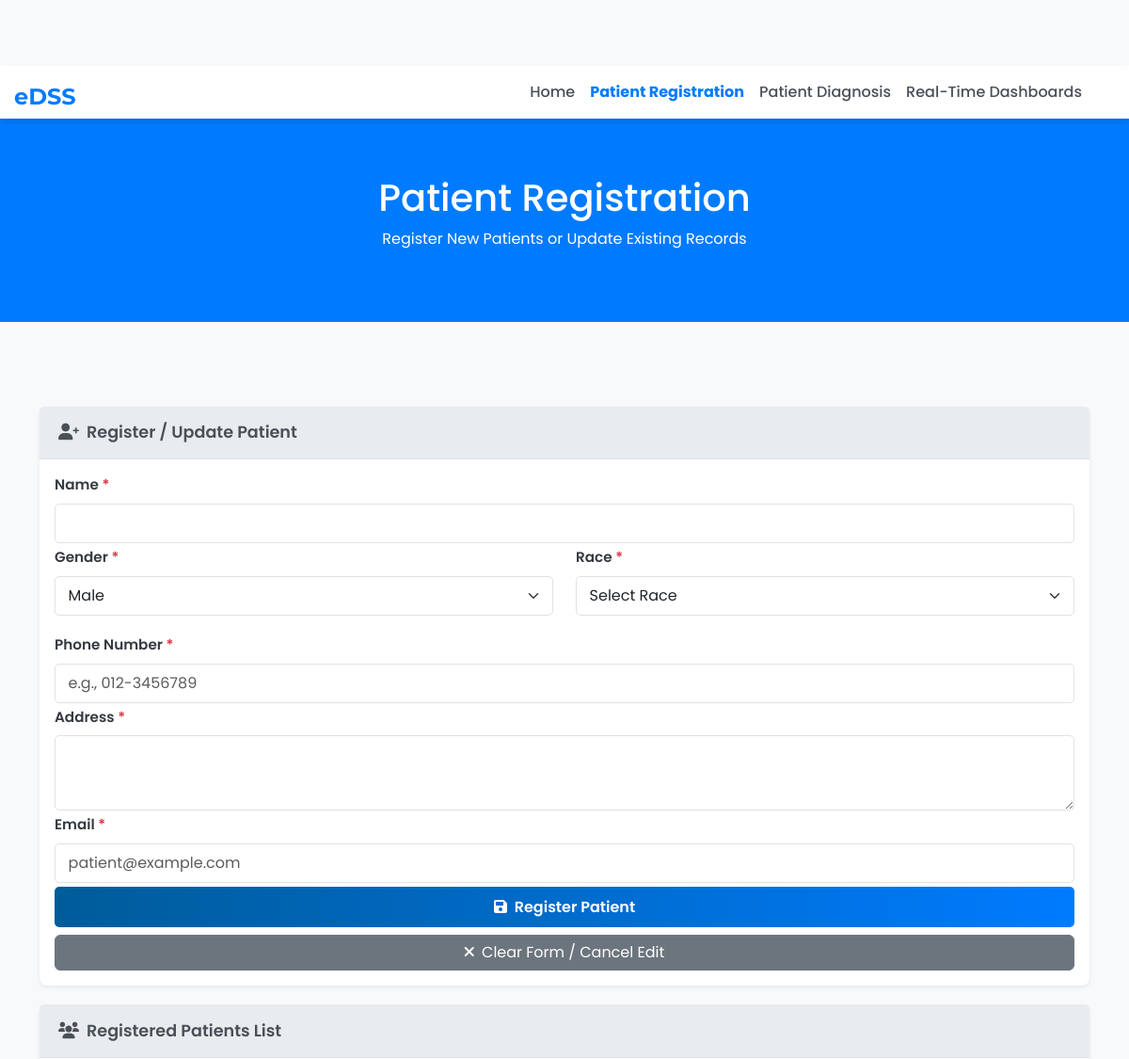
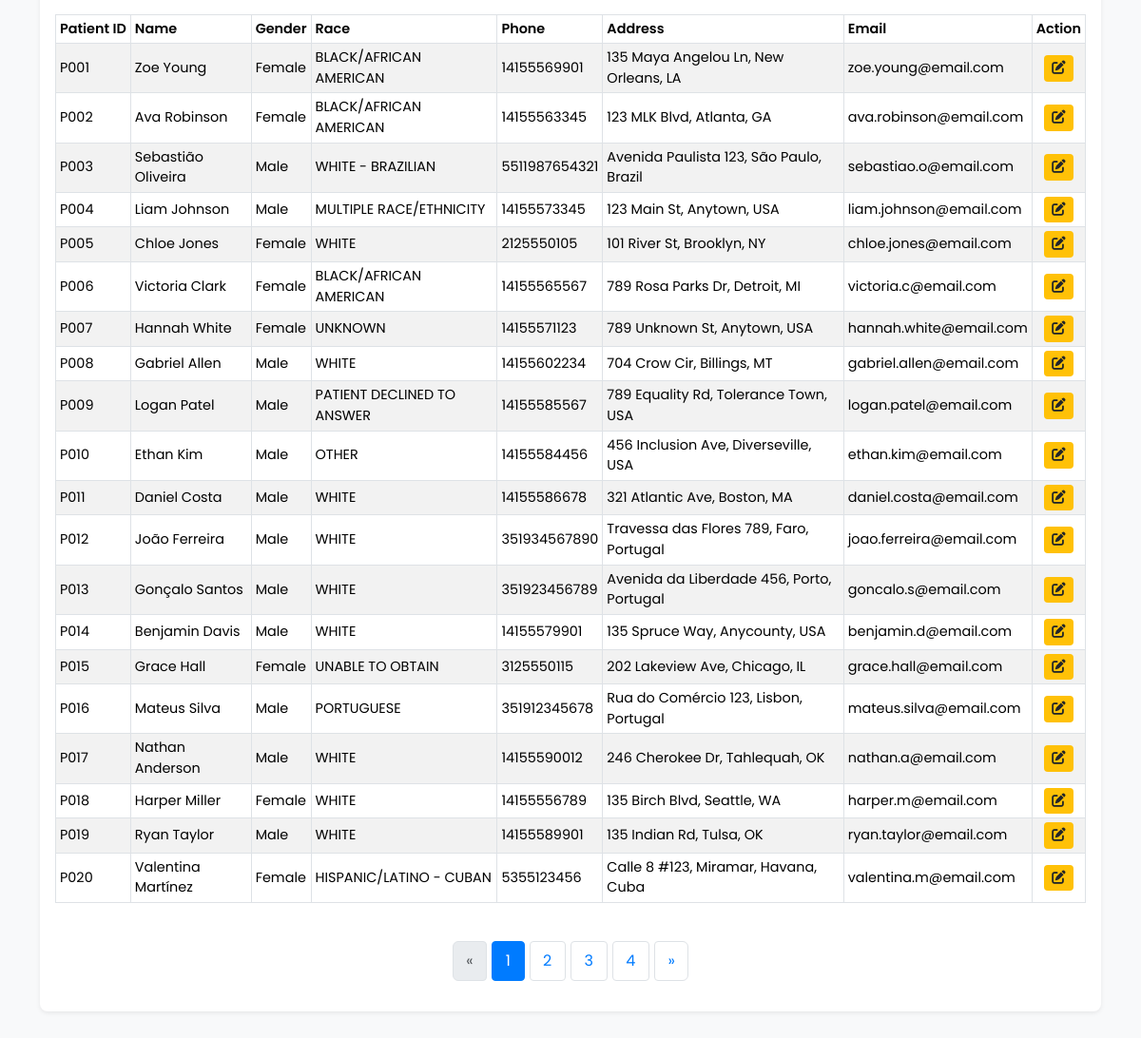
Screenshot of /patientmanagement/doctor/register_patient.php with the database file from the repository (2 pictures, top to bottom).
### tables this page shows
CREATE TABLE `patients` (
  `PatientID` varchar(12) NOT NULL,
  `PatientName` varchar(100) NOT NULL,
  `Gender` varchar(50) NOT NULL,
  `Race` varchar(50) NOT NULL,
  `Phone_Number` varchar(15) NOT NULL,
  `Address` text NOT NULL,
  `Email` varchar(100) NOT NULL,
  `RegistrationTimestamp` datetime NOT NULL DEFAULT current_timestamp(),
  PRIMARY KEY (`PatientID`),
  UNIQUE KEY `email` (`Email`)
);

### patientmanagement/doctor/register_patient.php (the view, shortened to what this page needs)
<?php
include 'connection.php';
$loggedInStaffID = $_SESSION['staffid'] ?? null;
$staffIDFromURL = null;
$current_page = basename($_SERVER['PHP_SELF']);
function addStaffIdToLink($url, $staffIdParam) {
    return $url;
}
$PatientName = ""; $gender = "Male"; $race = ""; $other_race_text_val = ""; $phone_number = ""; $address = ""; $email = "";
$itemsPerPage = 20;
$page = isset($_GET['page']) && (int)$_GET['page'] > 0 ? (int)$_GET['page'] : 1;
$offset = ($page - 1) * $itemsPerPage;
$totalPages = 0;
$patientsData = [];
try {
    $totalPatientsQuery = "SELECT COUNT(*) AS total FROM patients";
    $totalResult = $conn->query($totalPatientsQuery);
    if ($totalResult) {
        $totalPatients = $totalResult->fetch_assoc()['total'];
        $totalPages = ceil($totalPatients / $itemsPerPage);
    } else { throw new Exception("Failed to get total patient count: " . $conn->error); }
    $patientsQuery = "SELECT PatientID, PatientName, Gender, Race, Phone_Number, Address, Email FROM patients ORDER BY PatientID ASC LIMIT ? OFFSET ?";
    $stmt_patients = $conn->prepare($patientsQuery);
    $stmt_patients->bind_param("ii", $itemsPerPage, $offset);
    if (!$stmt_patients->execute()) throw new Exception("Execute failed (Fetch Patients): " . $stmt_patients->error);
    $patientsResult = $stmt_patients->get_result();
    if ($patientsResult) {
        $patientsData = $patientsResult->fetch_all(MYSQLI_ASSOC);
    } else { throw new Exception("Getting result set failed (Fetch Patients): " . $stmt_patients->error); }
} catch (Exception $e) {
    $fetch_error = "Error fetching patient list: " . $e->getMessage();
    error_log($fetch_error);
}
?>
<!DOCTYPE html>
<html lang="en">
<head>
    <link href="https://cdn.jsdelivr.net/npm/bootstrap@5.3.3/dist/css/bootstrap.min.css" rel="stylesheet">
    <link href="https://cdnjs.cloudflare.com/ajax/libs/font-awesome/6.0.0-beta3/css/all.min.css" rel="stylesheet">
</head>
<body>
<nav class="navbar navbar-expand-lg navbar-light" style="background-color: white; box-shadow: 0 4px 6px rgba(0, 0, 0, 0.1);">
    <div class="container">
        <a class="navbar-brand" href="<?php echo addStaffIdToLink('https://localhost/dss/staff/doctor/DoctorLandingPage.php', $staffIDFromURL); ?>" style="font-family: 'Montserrat', sans-serif; font-size: 1.5rem; font-weight: 700; color: #007bff; position: absolute; top: 10px; left: 15px;">eDSS</a>
        <div class="collapse navbar-collapse" id="navbarNav">
            <ul class="navbar-nav ms-auto">
                <li class="nav-item <?php echo ($current_page == 'index.php' || $current_page == 'index.php') ? 'active' : ''; ?>">
                    <a class="nav-link" href="<?php echo addStaffIdToLink('index.php', $staffIDFromURL); ?>" style="color: black;">Home</a>
                </li>
                <li class="nav-item <?php echo ($current_page == 'register_patient.php') ? 'active' : ''; ?>">
                    <a class="nav-link" href="<?php echo addStaffIdToLink('register_patient.php', $staffIDFromURL); ?>" style="color: black;">Patient Registration</a>
                </li>
                <li class="nav-item <?php echo ($current_page == 'assign_ed_diagnosis.php') ? 'active' : ''; ?>">
                    <a class="nav-link" href="<?php echo addStaffIdToLink('assign_ed_diagnosis.php', $staffIDFromURL); ?>" style="color: black;">Patient Diagnosis</a>
                </li>
                <li class="nav-item <?php echo ($current_page == 'dashboard.php') ? 'active' : ''; ?>">
                    <a class="nav-link" href="<?php echo addStaffIdToLink('dashboard.php', $staffIDFromURL); ?>" style="color: black;">Real-Time Dashboards</a>
                </li>
            </ul>
        </div>
    </div>
</nav>
    <div class="hero-section">
        <h1>Patient Registration</h1>
        <p>Register New Patients or Update Existing Records</p>
    </div>
    <div class="container mt-4 mb-5">
        <div id="messageArea" style="min-height: 60px;">
        </div>
       <div class="card">
           <div class="card-header"><i class="fas fa-user-plus me-2"></i>Register / Update Patient</div>
           <div class="card-body form-container">
              <form method="POST" action="<?php echo addStaffIdToLink(htmlspecialchars($_SERVER['PHP_SELF']), $loggedInStaffID); ?>" id="patientForm" onsubmit="return validateFormClientSide()">
                    <div class="mb-3">
                        <label for="name" class="form-label">Name <span class="text-danger">*</span></label>
                        <input type="text" class="form-control" name="name" id="name" value="<?php echo htmlspecialchars($PatientName); ?>" required>
                    </div>
                    <div class="row">
                        <div class="col-md-6 mb-3">
                           <label for="gender" class="form-label">Gender <span class="text-danger">*</span></label>
                           <select name="gender" id="gender" class="form-select" required>
                               <option value="Male" <?php if($gender == "Male") echo "selected"; ?>>Male</option>
                           </select>
                       </div>
                       <div class="col-md-6 mb-3">
                           <label for="race" class="form-label">Race <span class="text-danger">*</span></label>
                           <select name="race" id="race_dropdown" class="form-select" required onchange="toggleOtherRaceInput()">
                               <option value="">Select Race</option>
                           </select>
                       </div>
                    </div>
                   <div class="mb-3">
                        <label for="phone_number" class="form-label">Phone Number <span class="text-danger">*</span></label>
                       <input type="tel" class="form-control" name="phone_number" id="phone_number" value="<?php echo htmlspecialchars($phone_number); ?>" placeholder="e.g., 012-3456789" required>
                   </div>
                   <div class="mb-3">
                        <label for="address" class="form-label">Address <span class="text-danger">*</span></label>
                       <textarea name="address" id="address" class="form-control" required><?php echo htmlspecialchars($address); ?></textarea>
                   </div>
                  <div class="mb-3">
                      <label for="email" class="form-label">Email <span class="text-danger">*</span></label>
                     <input type="email" class="form-control" name="email" id="email" value="<?php echo htmlspecialchars($email); ?>" placeholder="patient@example.com" required>
                  </div>
                    <button type="submit" class="btn-submit" id="submitBtn">
                        <i class="fas fa-save me-1"></i> <span id="submitBtnText">Register Patient</span>
                    </button>
                     <button type="button" class="btn btn-secondary mt-2" onclick="resetForm()" id="resetBtn" style="width: 100%;">
                         <i class="fas fa-times me-1"></i> Clear Form / Cancel Edit
                     </button>
                </form>
           </div>
       </div>
        <div class="patients-container card">
           <div class="card-header"><i class="fas fa-users me-2"></i>Registered Patients List</div>
           <div class="card-body">
                <div class="table-responsive">
                     <table class="table table-striped table-hover table-sm">
                        <thead>
                          <tr>
                                <th>Patient ID</th>
                                <th>Name</th>
                                <th>Gender</th>
                                <th>Race</th>
                                <th>Phone</th>
                                <th>Address</th>
                                <th>Email</th>
                                <th class="text-center">Action</th>
                            </tr>
                        </thead>
                        <tbody>
                          <?php if (!empty($patientsData)) : ?>
                               <?php foreach ($patientsData as $row): ?>
                                 <tr>
                                    <td><?php echo htmlspecialchars($row['PatientID']); ?></td>
                                    <td><?php echo htmlspecialchars($row['PatientName']); ?></td>
                                    <td><?php echo htmlspecialchars($row['Gender']); ?></td>
                                    <td><?php echo htmlspecialchars($row['Race']); ?></td>
                                    <td><?php echo htmlspecialchars($row['Phone_Number']); ?></td>
                                    <td><?php echo htmlspecialchars($row['Address']); ?></td>
                                    <td><?php echo htmlspecialchars($row['Email']); ?></td>
                                    <td class="text-center">
                                         <button class='edit-btn'
                                            data-patient='<?php echo htmlspecialchars(json_encode($row), ENT_QUOTES, 'UTF-8'); ?>'
                                            onclick='editPatient(JSON.parse(this.getAttribute("data-patient"))); return false;'
                                            title='Edit Patient'>
                                             <i class='fas fa-edit'></i>
                                         </button>
                                     </td>
                                </tr>
                               <?php endforeach; ?>
                           <?php else: ?>
                               <tr><td colspan='8' class="text-center text-muted">No patients registered yet or none on this page.</td></tr>
                           <?php endif; ?>
                        </tbody>
                   </table>
                </div>
                <?php if ($totalPages > 1): ?>
                <nav aria-label="Patients Pagination" class="mt-3">
                     <ul class="pagination justify-content-center">
                         <li class="page-item <?php echo ($page <= 1) ? 'disabled' : ''; ?>">
                             <a class="page-link" href="<?php echo addStaffIdToLink('?page='.($page - 1), $staffIDFromURL); ?>" aria-label="Previous">«</a>
                         </li>
                          <?php
                           $range = 2; $start = max(1, $page - $range); $end = min($totalPages, $page + $range);
                           for ($i = $start; $i <= $end; $i++): ?>
                             <li class="page-item <?php echo ($i == $page) ? 'active' : ''; ?>">
                                   <a class="page-link" href="<?php echo addStaffIdToLink('?page='.$i, $staffIDFromURL); ?>"><?php echo $i; ?></a>
                             </li>
                           <?php endfor;
                           if ($end < $totalPages) { echo '<li class="page-item"><a class="page-link" href="'.addStaffIdToLink('?page='.$totalPages, $staffIDFromURL).'">'.$totalPages.'</a></li>'; }
                          ?>
                         <li class="page-item <?php echo ($page >= $totalPages) ? 'disabled' : ''; ?>">
                             <a class="page-link" href="<?php echo addStaffIdToLink('?page='.($page + 1), $staffIDFromURL); ?>" aria-label="Next">»</a>
                         </li>
                      </ul>
                 </nav>
                <?php endif; ?>
             </div>
         </div>
     </div>
</body>
</html>

### patientmanagement/doctor/register_patient.php (style rules this page uses)
:root { --primary-color: #007bff; --secondary-color: #f0f0f0; --background-color: #f8f9fa; --text-color: #343a40; --accent-color: #ffc107; --form-bg-color: #ffffff; --form-border-color: #dee2e6; --input-focus-color: #86b7fe; --danger-color: #dc3545; --success-color: #198754; }
body { font-family: 'Poppins', sans-serif; margin: 0; padding: 0; background-color: var(--background-color); padding-top: 70px; }
.navbar { position: sticky; top: 0; z-index: 1030; background-color: white !important; box-shadow: 0 4px 6px rgba(0, 0, 0, 0.05); padding: 0.5rem 1rem; }
.navbar-brand { font-family: 'Montserrat', sans-serif; font-size: 1.5rem; font-weight: 700; color: var(--primary-color) !important; }
.navbar .nav-link { color: #495057 !important; font-weight: 500; transition: color 0.2s ease; padding: 0.5rem 1rem; }
.navbar .nav-link:hover, .navbar .nav-item.active .nav-link { color: var(--primary-color) !important; }
.navbar .nav-item.active .nav-link { font-weight: 700 !important; }
.hero-section { background-color: var(--primary-color); color: white; padding: 60px 0; text-align: center; margin-bottom: 30px; }
.card { border: none; border-radius: 8px; box-shadow: 0 2px 5px rgba(0, 0, 0, 0.07); margin-bottom: 20px; }
.card-header { background-color: #e9ecef; border-bottom: 1px solid #dee2e6; font-weight: 600; padding: 0.9rem 1.25rem; font-size: 1.1rem; color: #495057; }
.form-label { display: block; margin-bottom: 0.5rem; font-weight: 600; color: var(--text-color); font-size: 0.95rem; }
.form-control, .form-select { width: 100%; padding: 0.5rem 0.85rem; margin-bottom: 1rem; border: 1px solid var(--form-border-color); border-radius: 5px; font-size: 1rem; }
textarea.form-control { min-height: 80px; resize: vertical; }
.btn-submit { background: linear-gradient(to right, #005c99, #007bff); color: white; border: none; padding: 0.6rem 1.5rem; font-size: 1rem; font-weight: 600; border-radius: 5px; display: block; width: 100%; margin-top: 1rem; }
.table-responsive { display: block; width: 100%; overflow-x: auto; }
table { width: 100%; border-collapse: collapse; margin-bottom: 1rem; background-color: white; font-size: 0.9rem; }
table th, table td { padding: 0.75rem; text-align: left; vertical-align: middle; border: 1px solid #dee2e6; }
table thead th { background-color: #f8f9fa; font-weight: 600; color: #495057; white-space: nowrap; }
.edit-btn { background-color: #ffc107; border: none; padding: 3px 8px; border-radius: 4px; color: #212529; }
.pagination { display: flex; justify-content: center; list-style: none; padding: 0; margin-top: 1.5rem; }
.pagination li { margin: 0 3px; }
.pagination a, .pagination span { padding: 0.5rem 0.85rem; text-decoration: none; color: var(--primary-color); background-color: #ffffff; border: 1px solid #dee2e6; border-radius: 4px; }
.pagination .active a, .pagination .active span { background-color: var(--primary-color); color: #ffffff; border-color: var(--primary-color); }
.navbar .nav-item.active .nav-link { color: #007bff !important; font-weight: bold !important; }

### rows the page displays
patients: PatientID "P001", PatientName "Zoe Young", Gender "Female", Race "BLACK/AFRICAN AMERICAN", Phone_Number "14155569901", Address "135 Maya Angelou Ln, New Orleans, LA", Email "zoe.young@email.com"
patients: PatientID "P002", PatientName "Ava Robinson", Gender "Female", Race "BLACK/AFRICAN AMERICAN", Phone_Number "14155563345", Address "123 MLK Blvd, Atlanta, GA", Email "ava.robinson@email.com"
patients: PatientID "P003", PatientName "Sebastião Oliveira", Gender "Male", Race "WHITE - BRAZILIAN", Phone_Number "5511987654321", Address "Avenida Paulista 123, São Paulo, Brazil", Email "sebastiao.o@email.com"
patients: PatientID "P004", PatientName "Liam Johnson", Gender "Male", Race "MULTIPLE RACE/ETHNICITY", Phone_Number "14155573345", Address "123 Main St, Anytown, USA", Email "liam.johnson@email.com"
patients: PatientID "P005", PatientName "Chloe Jones", Gender "Female", Race "WHITE", Phone_Number "2125550105", Address "101 River St, Brooklyn, NY", Email "chloe.jones@email.com"
patients: PatientID "P006", PatientName "Victoria Clark", Gender "Female", Race "BLACK/AFRICAN AMERICAN", Phone_Number "14155565567", Address "789 Rosa Parks Dr, Detroit, MI", Email "victoria.c@email.com"
patients: PatientID "P007", PatientName "Hannah White", Gender "Female", Race "UNKNOWN", Phone_Number "14155571123", Address "789 Unknown St, Anytown, USA", Email "hannah.white@email.com"
patients: PatientID "P008", PatientName "Gabriel Allen", Gender "Male", Race "WHITE", Phone_Number "14155602234", Address "704 Crow Cir, Billings, MT", Email "gabriel.allen@email.com"
patients: PatientID "P009", PatientName "Logan Patel", Gender "Male", Race "PATIENT DECLINED TO ANSWER", Phone_Number "14155585567", Address "789 Equality Rd, Tolerance Town, USA", Email "logan.patel@email.com"
patients: PatientID "P010", PatientName "Ethan Kim", Gender "Male", Race "OTHER", Phone_Number "14155584456", Address "456 Inclusion Ave, Diverseville, USA", Email "ethan.kim@email.com"
patients: PatientID "P011", PatientName "Daniel Costa", Gender "Male", Race "WHITE", Phone_Number "14155586678", Address "321 Atlantic Ave, Boston, MA", Email "daniel.costa@email.com"
patients: PatientID "P012", PatientName "João Ferreira", Gender "Male", Race "WHITE", Phone_Number "351934567890", Address "Travessa das Flores 789, Faro, Portugal", Email "joao.ferreira@email.com"
patients: PatientID "P013", PatientName "Gonçalo Santos", Gender "Male", Race "WHITE", Phone_Number "351923456789", Address "Avenida da Liberdade 456, Porto, Portugal", Email "goncalo.s@email.com"
patients: PatientID "P014", PatientName "Benjamin Davis", Gender "Male", Race "WHITE", Phone_Number "14155579901", Address "135 Spruce Way, Anycounty, USA", Email "benjamin.d@email.com"
patients: PatientID "P015", PatientName "Grace Hall", Gender "Female", Race "UNABLE TO OBTAIN", Phone_Number "3125550115", Address "202 Lakeview Ave, Chicago, IL", Email "grace.hall@email.com"
patients: PatientID "P016", PatientName "Mateus Silva", Gender "Male", Race "PORTUGUESE", Phone_Number "351912345678", Address "Rua do Comércio 123, Lisbon, Portugal", Email "mateus.silva@email.com"
patients: PatientID "P017", PatientName "Nathan Anderson", Gender "Male", Race "WHITE", Phone_Number "14155590012", Address "246 Cherokee Dr, Tahlequah, OK", Email "nathan.a@email.com"
patients: PatientID "P018", PatientName "Harper Miller", Gender "Female", Race "WHITE", Phone_Number "14155556789", Address "135 Birch Blvd, Seattle, WA", Email "harper.m@email.com"
patients: PatientID "P019", PatientName "Ryan Taylor", Gender "Male", Race "WHITE", Phone_Number "14155589901", Address "135 Indian Rd, Tulsa, OK", Email "ryan.taylor@email.com"
patients: PatientID "P020", PatientName "Valentina Martínez", Gender "Female", Race "HISPANIC/LATINO - CUBAN", Phone_Number "5355123456", Address "Calle 8 #123, Miramar, Havana, Cuba", Email "valentina.m@email.com"

### other values shown
$totalPages "4"
